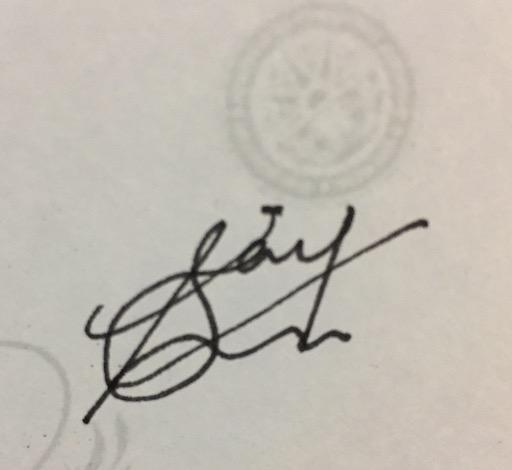
#> input picture Lab 06/Images/signature.jpg, 512 x 470 px
$ python run.py
#> lines starting #> are read from the running program, lines starting #| are printed output that depends on the picture; after the words box and inside, x2 and y2 are one past the last pixel; in counts of white or black regions, pixels touching at a corner belong together
### Lab 06/Code/Task0.py
import cv2
"""
Preprocessing - Image Binarization
"""
def Binarization(image, filename):
	retval, binarized_img = cv2.threshold(image,127,255,cv2.THRESH_BINARY)
	return binarized_img

### Lab 06/Code/Task1.py
import cv2
"""
Task 1: Bounding Box
"""
def BoundingBox(image, height, width):
	left, right = width, 0
	top, bottom = height, 0

	for x in range(width):
		for y in range(height):
			color = image[y, x]
			if color == 0:
				if x > right:
					right = x
				if x < left:
					left = x
				if y > bottom:
					bottom = y
				if y < top:
					top = y

	return top, bottom, left, right

### Lab 06/Code/Task2.py
import cv2
"""
Task 2: Finding Centroid
"""
def FindCentroid(image, left, right, top, bottom):
	cx, cy = 0, 0
	n = 0

	for x in range(left, right):
		for y in range(top, bottom):
			if image[y, x] == 0:
				cx = cx + x
				cy = cy + y
				n = n + 1
	if n == 0:
		return ((left + right) // 2, (top + bottom) // 2, n)
	else:
		return (cx // n, cy // n, n)

### Lab 06/Code/Task4.py
"""
Task 4: Black to White Transitions
"""
def B2W_Transitions(image):
	height, width = image.shape
	countB2W = 0
	prevPixel = image[0, 0]

	for x in range(width):
		for y in range(height):
			currPixel = image[y, x]

			if (currPixel == 255) and (prevPixel == 0):
				countB2W += 1
			prevPixel = currPixel

	return countB2W

### Lab 06/Code/Task6.py
"""
Task 6: Black Pixels
"""
def blackPixels(image, left, right, top, bottom):
	blackCount = 0

	for x in range(left, right):
		for y in range(top, bottom):
			currentPixel = image[y, x]
			if (currentPixel == 0):
				blackCount += 1

	return blackCount

### Lab 06/Code/Task5.py
"""
Task 5: Finding Aspect Ratio
"""
def AspectRatio(left, right, top, bottom):
	return (right - left)/(bottom - top)

### Lab 06/Code/run.py
import cv2, math
import Task0, Task1, Task2, Task4, Task5, Task6

rectangles = []

transitions = []
ratios = []
centroids = []
normalized = []		# Feature 1
angles = []			# Feature 2

"""
Splitting Image
"""
def SplittingRecursive(image, left, right, top, bottom, depth=0):
	cx, cy, n = Task2.FindCentroid(image, left, right, top, bottom)

	if depth < 3:
		SplittingRecursive(image, left, cx, top, cy, depth + 1)			# Top Left
		SplittingRecursive(image, cx, right, top, cy, depth + 1)		# Bottom Left
		SplittingRecursive(image, left, cx, cy, bottom, depth + 1)		# Top Right
		SplittingRecursive(image, cx, right, cy, bottom, depth + 1)		# Bottom Right
	else:
		rectangles.append([(left, top), (right, bottom)])
		transitions.append(Task4.B2W_Transitions(image[top:bottom, left:right]))
		ratios.append(Task5.AspectRatio(left, right, top, bottom))

		# Task 6
		size = (bottom-top)*(right-left)
		blacks = Task6.blackPixels(image, left, right, top, bottom)

		try:
			normalized.append(size/blacks)
		except:
			normalized.append(0)

		cx, cy, n = Task2.FindCentroid(image[top:bottom, left:right], 0, right-left, 0, bottom-top)
		centroids.append((cx, cy))

		# Task 7
		angle = math.degrees(math.acos((bottom-top - cy)/(math.sqrt((right-left - cx)**2 + (bottom-top - cy)**2))))
		angles.append(angle)

path = "../Images/"
filename = "signature.jpg"
TEXT_FILES_PATH = "../Text/"
# Opening Image
if len(filename.split('.')) == 2:
	image = cv2.imread(path + filename, 0)
#> image: shape (470, 512); min 12, max 213, mean 187.6

bin_image = Task0.Binarization(image, filename)
#> in Binarization, `retval, binarized_img = cv2.threshold(image,127,255,cv2.THRESH_BINARY)`:
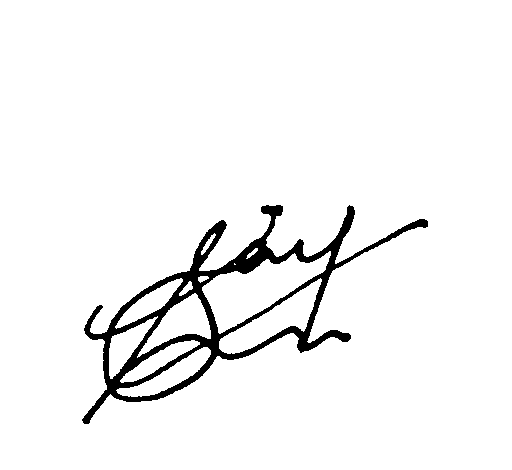
#> binarized_img: shape (470, 512); 95.6% white; 1 black region, box (x1, y1, x2, y2) and area: (82, 205, 428, 424) 10478

height, width = bin_image.shape
#> height = 470; width = 512
top, bottom, left, right = Task1.BoundingBox(bin_image, height, width)
#> after the loop in BoundingBox, `for x in range(width):`: bottom = 423; left = 82; right = 427; top = 205
#> top = 205; bottom = 423; left = 82; right = 427

SplittingRecursive(bin_image, left, right, top, bottom, 0)
#> in SplittingRecursive, `cx, cy, n = Task2.FindCentroid(image, left, right, top, bottom)`: cx = 222; cy = 305; n = 10467
#> in B2W_Transitions, `prevPixel = image[0, 0]`: prevPixel = 255
#> after the loop in B2W_Transitions, `for x in range(width):`: countB2W = 0

centroidFile = open(TEXT_FILES_PATH + "Centroids/" + filename.split('.')[0] + ".txt", "w")
transitionsFile = open(TEXT_FILES_PATH + "Transitions/" + filename.split('.')[0] + ".txt", "w")
ratiosFile = open(TEXT_FILES_PATH + "Ratios/" + filename.split('.')[0] + ".txt", "w")
feature1File = open(TEXT_FILES_PATH + "Feature1/" + filename.split('.')[0] + ".txt", "w")
feature2File = open(TEXT_FILES_PATH + "Feature2/" + filename.split('.')[0] + ".txt", "w")

for i in range(len(angles)):
	splitImage = cv2.rectangle(bin_image, (rectangles[i][0][0], rectangles[i][0][1]), (rectangles[i][1][0], rectangles[i][1][1]), (0,0,0), 1)
	centroidFile.write(str(centroids[i][0]) + ", " + str(centroids[i][1]) + "\n")
	transitionsFile.write(str(transitions[i]) + "\n")
	ratiosFile.write(str(ratios[i]) + "\n")
	feature1File.write(str(normalized[i]) + "\n")
	feature2File.write(str(angles[i]) + "\n")
#> this loop made 64 passes
#> pass 1, `splitImage = cv2.rectangle(bin_image, (rectangles[i][0][0], rectangles..`:
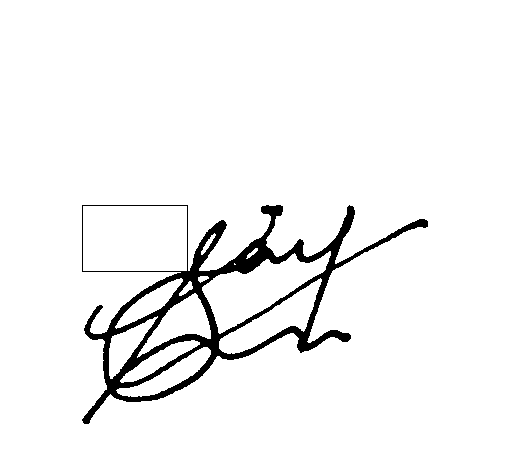
#> splitImage: shape (470, 512); 95.5% white; 1 black region, box (x1, y1, x2, y2) and area: (82, 205, 428, 424) 10819
#> after the loop:
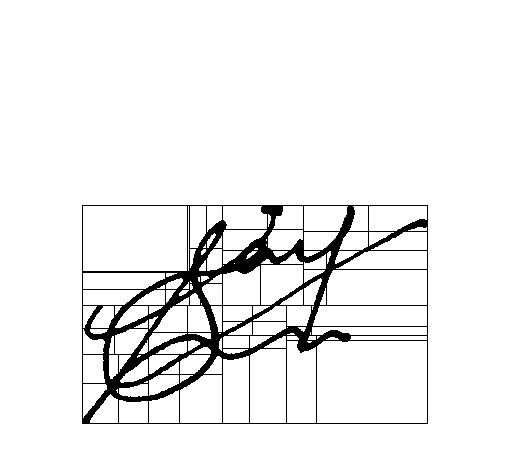
#> bin_image: shape (470, 512); 93.9% white; 1 black region, box (x1, y1, x2, y2) and area: (82, 205, 428, 424) 14654

cv2.imwrite(path + filename.split('.')[0] + "_out.jpg", splitImage)
centroidFile.close()
transitionsFile.close()
ratiosFile.close()
feature1File.close()
feature2File.close()
